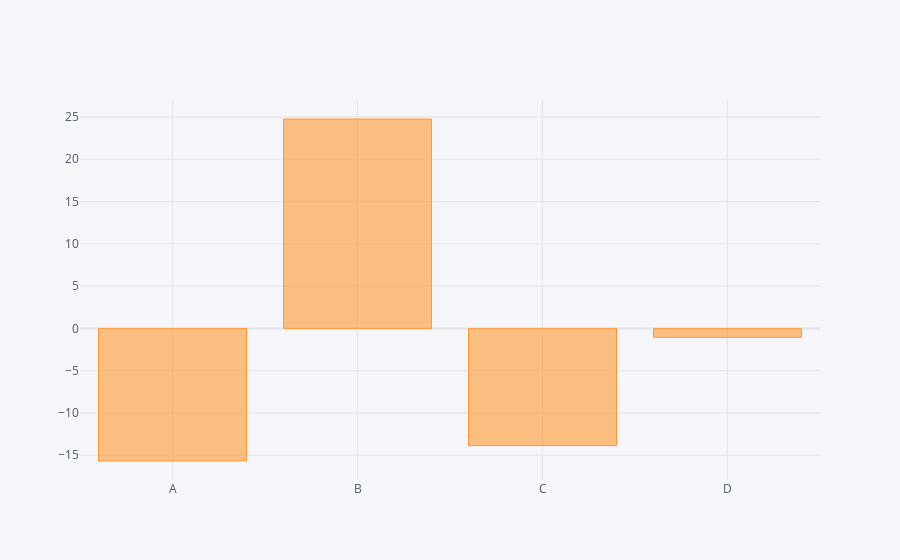

This figure's notebook cell:
### Code cell
df.sum().iplot(kind='bar')

### Figure 1 — Plotly figure (JSON) as saved in the notebook; plotly's stock layout.template omitted (floating-point values rounded to 4 significant figures)
{"data": [{"marker": {"color": "rgba(255, 153, 51, 0.6)", "line": {"color": "rgba(255, 153, 51, 1.0)", "width": 1}}, "name": "None", "orientation": "v", "text": "", "type": "bar", "x": ["A", "B", "C", "D"], "y": [-15.68, 24.76, -13.86, -1.059]}], "layout": {"legend": {"bgcolor": "#F5F6F9", "font": {"color": "#4D5663"}}, "paper_bgcolor": "#F5F6F9", "plot_bgcolor": "#F5F6F9", "title": {"font": {"color": "#4D5663"}}, "xaxis": {"gridcolor": "#E1E5ED", "showgrid": true, "tickfont": {"color": "#4D5663"}, "title": {"font": {"color": "#4D5663"}, "text": ""}, "zerolinecolor": "#E1E5ED"}, "yaxis": {"gridcolor": "#E1E5ED", "showgrid": true, "tickfont": {"color": "#4D5663"}, "title": {"font": {"color": "#4D5663"}, "text": ""}, "zerolinecolor": "#E1E5ED"}}}
